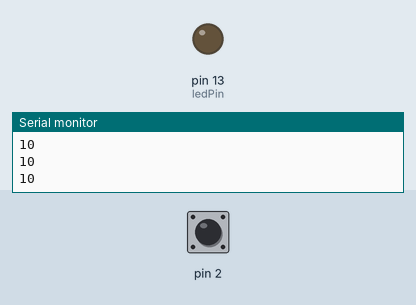
This sketch was run on a simulated Arduino Uno, built with avr-gcc and run on an emulated ATmega328P. Parts: output pins drawn as LEDs (lit = HIGH), the last lines printed to the serial monitor. The inputs (shaded band) are chosen by the test bench; at power-on: pin 2 HIGH.

Above: at 1.2 s.
1.3 s: pin 2 pulled LOW for 0.15 s
At 1.38 s:
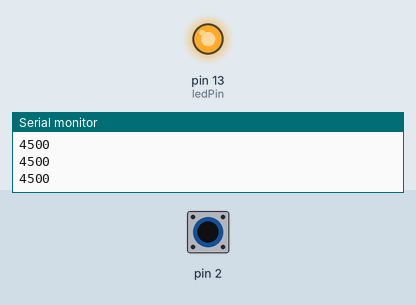
2.9 s: pin 2 pulled LOW for 3.2 s
At 7.0 s:
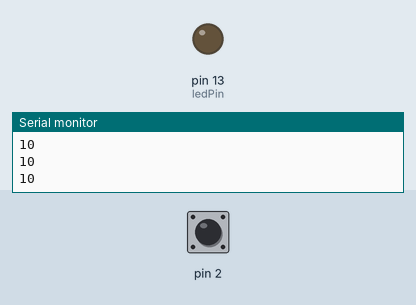
Timing chart, 0 to 8.5 s (numbered marks = the images above; inputs shaded):
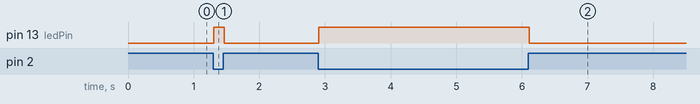

The sketch:

Touchy_Feel_lamp.ino
```cpp
// Import a library from the Arduino folder
#include <CapacitiveSensor.h>

//Select the two pins that will act as the capacitor
CapacitiveSensor capSensor = CapacitiveSensor(4,2); // Pin 2 is sensor pin

//Insert the minimum value provided by the sensor to detect the touch
int threshold = 1000;
const int ledPin = 13;

void setup() {
  Serial.begin(9600);
  pinMode(ledPin, OUTPUT);
}

void loop() {
  // read the sensor value:
  long sensorValue = capSensor.capacitiveSensor(30);
  Serial.println(sensorValue);

  //Touch Detected
  if (sensorValue > threshold) {
    // Turn on the led
    digitalWrite(ledPin, HIGH);
  } else{
    //Turn off the led
    digitalWrite(ledPin, LOW);
  }
  delay(10);
}
```

Measured:
- after the input at 1.3 s, pin 13 (ledPin): LOW → HIGH at once, → LOW 0.16 s later
- after the input at 2.9 s, pin 13 (ledPin): LOW → HIGH at once, → LOW 3.2 s later
